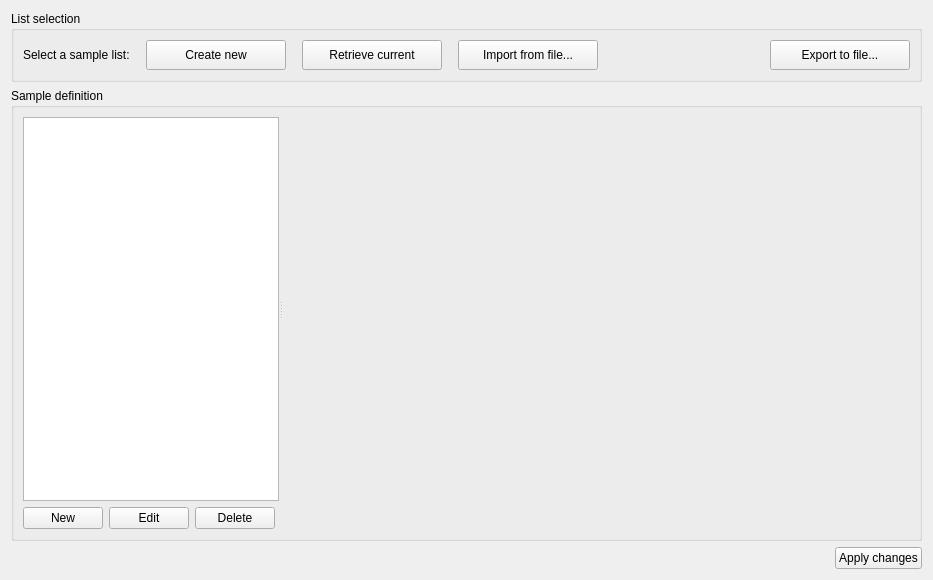
<?xml version="1.0" encoding="UTF-8"?>
<ui version="4.0">
 <class>Dialog</class>
 <widget class="QWidget" name="Dialog">
  <property name="geometry">
   <rect>
    <x>0</x>
    <y>0</y>
    <width>933</width>
    <height>580</height>
   </rect>
  </property>
  <property name="windowTitle">
   <string>Dialog</string>
  </property>
  <layout class="QVBoxLayout" name="verticalLayout">
   <item>
    <widget class="QGroupBox" name="fileGroup">
     <property name="title">
      <string>List selection</string>
     </property>
     <layout class="QHBoxLayout" name="horizontalLayout">
      <item>
       <widget class="QLabel" name="label">
        <property name="text">
         <string>Select a sample list:</string>
        </property>
       </widget>
      </item>
      <item>
       <spacer name="horizontalSpacer_4">
        <property name="orientation">
         <enum>Qt::Horizontal</enum>
        </property>
        <property name="sizeType">
         <enum>QSizePolicy::Minimum</enum>
        </property>
        <property name="sizeHint" stdset="0">
         <size>
          <width>10</width>
          <height>20</height>
         </size>
        </property>
       </spacer>
      </item>
      <item>
       <widget class="QPushButton" name="createBtn">
        <property name="minimumSize">
         <size>
          <width>140</width>
          <height>30</height>
         </size>
        </property>
        <property name="focusPolicy">
         <enum>Qt::StrongFocus</enum>
        </property>
        <property name="text">
         <string>Create new</string>
        </property>
        <property name="icon">
         <iconset resource="../../../../resources/nicos-gui.qrc">
          <normaloff>:/new</normaloff>:/new</iconset>
        </property>
       </widget>
      </item>
      <item>
       <spacer name="horizontalSpacer">
        <property name="orientation">
         <enum>Qt::Horizontal</enum>
        </property>
        <property name="sizeType">
         <enum>QSizePolicy::Fixed</enum>
        </property>
        <property name="sizeHint" stdset="0">
         <size>
          <width>10</width>
          <height>20</height>
         </size>
        </property>
       </spacer>
      </item>
      <item>
       <widget class="QPushButton" name="retrieveBtn">
        <property name="minimumSize">
         <size>
          <width>140</width>
          <height>30</height>
         </size>
        </property>
        <property name="focusPolicy">
         <enum>Qt::StrongFocus</enum>
        </property>
        <property name="text">
         <string>Retrieve current</string>
        </property>
        <property name="icon">
         <iconset resource="../../../../resources/nicos-gui.qrc">
          <normaloff>:/up</normaloff>:/up</iconset>
        </property>
       </widget>
      </item>
      <item>
       <spacer name="horizontalSpacer_5">
        <property name="orientation">
         <enum>Qt::Horizontal</enum>
        </property>
        <property name="sizeType">
         <enum>QSizePolicy::Fixed</enum>
        </property>
        <property name="sizeHint" stdset="0">
         <size>
          <width>10</width>
          <height>20</height>
         </size>
        </property>
       </spacer>
      </item>
      <item>
       <widget class="QPushButton" name="openFileBtn">
        <property name="minimumSize">
         <size>
          <width>140</width>
          <height>30</height>
         </size>
        </property>
        <property name="focusPolicy">
         <enum>Qt::StrongFocus</enum>
        </property>
        <property name="text">
         <string>Import from file...</string>
        </property>
        <property name="icon">
         <iconset resource="../../../../resources/nicos-gui.qrc">
          <normaloff>:/open</normaloff>:/open</iconset>
        </property>
       </widget>
      </item>
      <item>
       <spacer name="horizontalSpacer_2">
        <property name="orientation">
         <enum>Qt::Horizontal</enum>
        </property>
        <property name="sizeType">
         <enum>QSizePolicy::Expanding</enum>
        </property>
        <property name="sizeHint" stdset="0">
         <size>
          <width>10</width>
          <height>20</height>
         </size>
        </property>
       </spacer>
      </item>
      <item>
       <widget class="QPushButton" name="saveBtn">
        <property name="minimumSize">
         <size>
          <width>140</width>
          <height>30</height>
         </size>
        </property>
        <property name="focusPolicy">
         <enum>Qt::StrongFocus</enum>
        </property>
        <property name="text">
         <string>Export to file...</string>
        </property>
        <property name="icon">
         <iconset resource="../../../../resources/nicos-gui.qrc">
          <normaloff>:/save</normaloff>:/save</iconset>
        </property>
       </widget>
      </item>
     </layout>
     <zorder>openFileBtn</zorder>
     <zorder>createBtn</zorder>
     <zorder>label</zorder>
     <zorder>horizontalSpacer_2</zorder>
     <zorder>horizontalSpacer_4</zorder>
     <zorder>retrieveBtn</zorder>
     <zorder>horizontalSpacer</zorder>
     <zorder>horizontalSpacer_5</zorder>
     <zorder>saveBtn</zorder>
    </widget>
   </item>
   <item>
    <widget class="QGroupBox" name="sampleGroup">
     <property name="sizePolicy">
      <sizepolicy hsizetype="Preferred" vsizetype="Preferred">
       <horstretch>0</horstretch>
       <verstretch>1</verstretch>
      </sizepolicy>
     </property>
     <property name="title">
      <string>Sample definition</string>
     </property>
     <layout class="QVBoxLayout" name="verticalLayout_2">
      <item>
       <widget class="QSplitter" name="splitter">
        <property name="sizePolicy">
         <sizepolicy hsizetype="Expanding" vsizetype="Expanding">
          <horstretch>0</horstretch>
          <verstretch>0</verstretch>
         </sizepolicy>
        </property>
        <property name="orientation">
         <enum>Qt::Horizontal</enum>
        </property>
        <widget class="QListWidget" name="list"/>
        <widget class="QFrame" name="frame">
         <property name="sizePolicy">
          <sizepolicy hsizetype="Preferred" vsizetype="Preferred">
           <horstretch>1</horstretch>
           <verstretch>0</verstretch>
          </sizepolicy>
         </property>
         <property name="frameShape">
          <enum>QFrame::NoFrame</enum>
         </property>
         <property name="frameShadow">
          <enum>QFrame::Raised</enum>
         </property>
        </widget>
       </widget>
      </item>
      <item>
       <layout class="QHBoxLayout" name="horizontalLayout_2">
        <item>
         <widget class="QPushButton" name="newBtn">
          <property name="focusPolicy">
           <enum>Qt::StrongFocus</enum>
          </property>
          <property name="text">
           <string>New</string>
          </property>
         </widget>
        </item>
        <item>
         <widget class="QPushButton" name="editBtn">
          <property name="focusPolicy">
           <enum>Qt::StrongFocus</enum>
          </property>
          <property name="text">
           <string>Edit</string>
          </property>
         </widget>
        </item>
        <item>
         <widget class="QPushButton" name="delBtn">
          <property name="focusPolicy">
           <enum>Qt::StrongFocus</enum>
          </property>
          <property name="text">
           <string>Delete</string>
          </property>
         </widget>
        </item>
        <item>
         <spacer name="horizontalSpacer_3">
          <property name="orientation">
           <enum>Qt::Horizontal</enum>
          </property>
          <property name="sizeHint" stdset="0">
           <size>
            <width>40</width>
            <height>20</height>
           </size>
          </property>
         </spacer>
        </item>
       </layout>
      </item>
     </layout>
    </widget>
   </item>
   <item alignment="Qt::AlignRight">
    <widget class="QPushButton" name="applyBtn">
     <property name="focusPolicy">
      <enum>Qt::StrongFocus</enum>
     </property>
     <property name="text">
      <string>Apply changes</string>
     </property>
    </widget>
   </item>
  </layout>
  <action name="actionCopyDetOffset">
   <property name="text">
    <string>Detector offset</string>
   </property>
  </action>
  <action name="actionCopyAperture">
   <property name="text">
    <string>Aperture settings</string>
   </property>
  </action>
  <action name="actionCopyThickness">
   <property name="text">
    <string>Thickness</string>
   </property>
  </action>
  <action name="actionCopyTimeFactor">
   <property name="text">
    <string>Time factor</string>
   </property>
  </action>
  <action name="actionCopyAll">
   <property name="text">
    <string>All of the above</string>
   </property>
  </action>
  <action name="actionEmpty">
   <property name="text">
    <string>Empty</string>
   </property>
  </action>
  <action name="actionGenerate">
   <property name="icon">
    <iconset resource="../../../../resources/nicos-gui.qrc">
     <normaloff>:/table</normaloff>:/table</iconset>
   </property>
   <property name="text">
    <string>Generate...</string>
   </property>
  </action>
 </widget>
 <resources>
  <include location="../../../../resources/nicos-gui.qrc"/>
 </resources>
 <connections/>
</ui>
